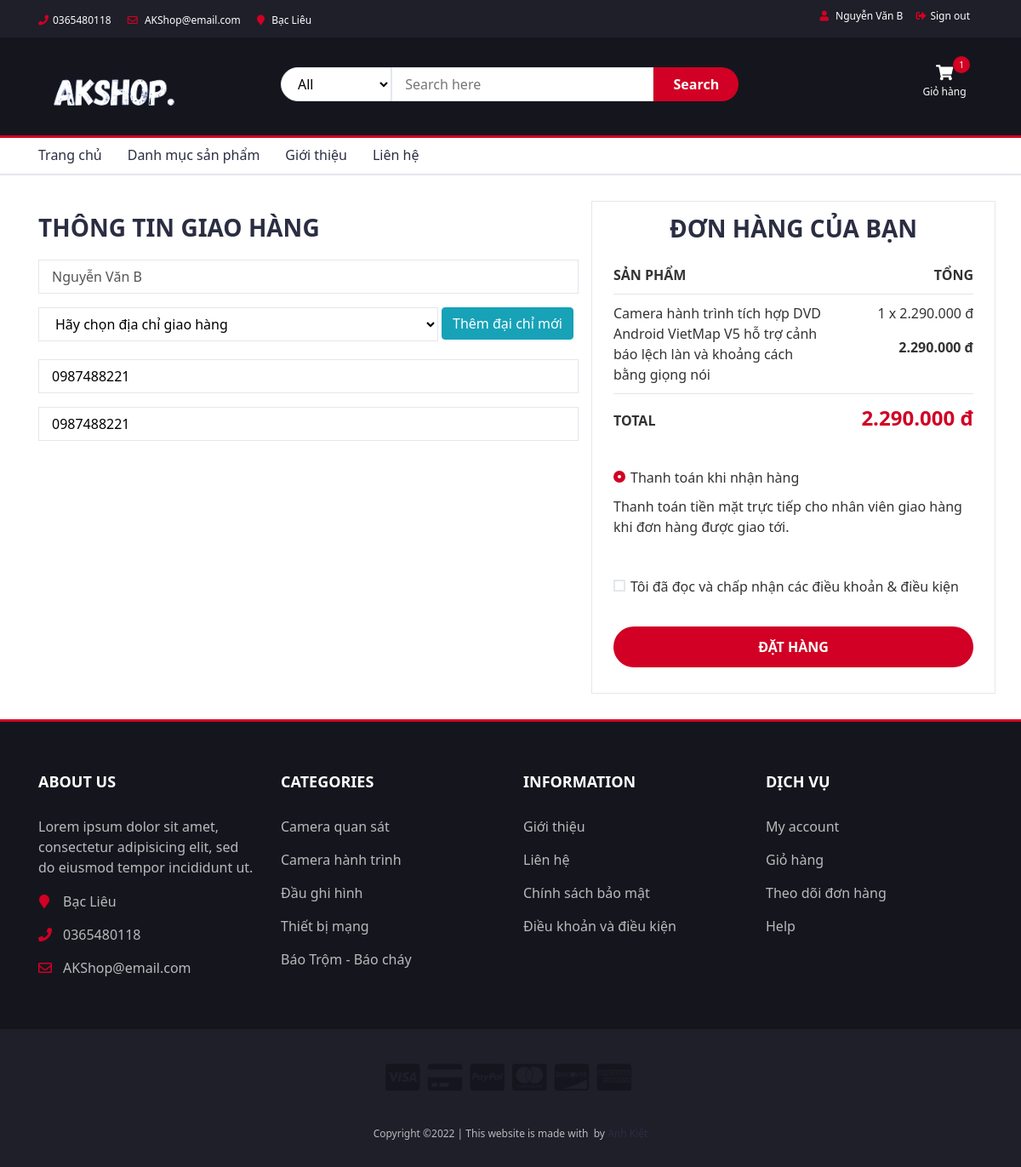
Screenshot of /checkout.php (signed in) with the database file from the repository.
### tables this page shows
CREATE TABLE `giohang` (
  `idGioHang` int(11) NOT NULL,
  `MSHH` int(11) NOT NULL,
  `MSKH` int(11) NOT NULL,
  `TongTien` decimal(10,0) NOT NULL,
  `SoLuong` int(11) NOT NULL
);

CREATE TABLE `hanghoa` (
  `MSHH` int(11) NOT NULL,
  `TenHH` varchar(255) NOT NULL,
  `QuyCach` varchar(255) NOT NULL,
  `Gia` decimal(10,0) NOT NULL,
  `SoLuongHang` int(11) NOT NULL,
  `MaLoaiHang` int(11) NOT NULL,
  `MoTaChiTiet` longtext NOT NULL
);

### checkout.php (the view, shortened to what this page needs)
<?php
    include("./header.php");
?>
 	<form action="" method="POST">
		<div class="section">
			<div class="container">
				<div class="row">
					<div class="col-md-7">
						<div class="billing-details">
							<div class="section-title">
								<h3 class="title" style="margin-bottom: 20px">thông tin giao hàng</h3>
							</div>
							<div class="form-group">
								<input disabled class="input" type="text" name="hoten" placeholder="Họ tên" value="<?= $_SESSION['HoTenKH']?>">
							</div>
							<div class="form-group">
                                <select name="diachi" class="input-select" style="width: 74%;">
                                    <option value="0">Hãy chọn địa chỉ giao hàng</option>
									<?php
										$MSKH = $_SESSION['MSKH'];
												?>
                                </select>
                                <button  class="btn btn-info add-address" id="add-address" style="margin-bottom: 7px; color: #fff; cursor: pointer;">Thêm đại chỉ mới</button>
							</div>
							<div class="form-group">
								<input required class="input" type="tel" name="sodienthoai" placeholder="Số điện thoại" value="<?= $_SESSION['SoDienThoai']?>">
							</div>
							<div class="form-group">
								<input required class="input" type="tel" name="sofax" placeholder="Số Fax" value="<?= $_SESSION['SoFax']?>" readOnly>
							</div>
						</div>
					</div>
					<div class="col-md-5 order-details">
						<div class="section-title text-center">
							<h3 class="title">ĐƠN HÀNG CỦA BẠN</h3>
						</div>
						<div class="order-summary">
							<div class="order-col">
								<div><strong>SẢN PHẨM</strong></div>
								<div><strong>TỔNG</strong></div>
							</div>
							<div class="order-products">
								<?php
									$select_giohang = "SELECT * FROM `giohang`, `hinhhanghoa`, `hanghoa`
                                    				WHERE `giohang`.`MSHH` = `hanghoa`.`MSHH`
                                    				AND `hinhhanghoa`.`MSHH` = `hanghoa`.`MSHH`
                                    				AND `giohang`.`MSKH` = '$MSKH'";
									$query_giohang = mysqli_query($conn, $select_giohang);
									$TongTien = 0;
									$so_sp_trong_gio = mysqli_num_rows($query_giohang);
									if($so_sp_trong_gio > 0){
										while($row_giohang = mysqli_fetch_array($query_giohang)){
											$gia = $row_giohang['Gia'];
											$SoLuong = $row_giohang['SoLuong'];
											?>
												<hr style="margin-top: 0px; margin-bottom: 0px;">
												<div class="order-col">
													<div style="margin-right: 20px !important;"><?=$row_giohang['TenHH']?></div>
													<div style="text-align:right;margin-left:30px;">
														<p><?=$SoLuong?> x <?=Number_format($gia, 0, ',', '.').' đ'?></p>
														<p style="font-weight: bold;"><?= Number_format($SoLuong*$gia, 0, ',', '.').' đ'?></p>
													</div>
												</div>
												<hr style="margin-top: 0px; margin-bottom: 0px;">
											<?php
											$TongTien += ($SoLuong*$gia);
										}
									}
								?>
                                <div class="order-col">
                                    <div><strong>TOTAL</strong></div>
                                    <div><strong class="order-total"><?=Number_format($TongTien, 0, ',', '.').' đ'?></strong></div>
                                </div>
							</div>
						</div>
						<div class="payment-method">
							<div class="input-radio">
								<label for="payment-2">
									<span></span>
									Thanh toán khi nhận hàng
								</label>
								<div class="caption">
									<p>Thanh toán tiền mặt trực tiếp cho nhân viên giao hàng khi đơn hàng được giao tới.</p>
								</div>
							</div>
						</div>
						<div class="input-checkbox">
							<label for="terms">
								<span></span>
								Tôi đã đọc và chấp nhận các điều khoản & điều kiện</a>
							</label>
						</div>
                        <button  name="btndathang" style="width:100%;" class="primary-btn order-submit">ĐẶT HÀNG</button>
					</div>
				</div>
			</div>
		</div>
	</form>
<?php
    include("./footer.php");
?>

### css/index.css (style rules this page uses)
body { font-family: 'Segoe UI', Tahoma, Geneva, Verdana, sans-serif; font-weight: 400; color: #333; }
h1, h2, h3, h4, h5, h6 { color: #2B2D42; font-weight: 700; margin: 0 0 10px; }
.primary-btn { display: inline-block; padding: 12px 30px; background-color: #D10024; border: none; border-radius: 40px; color: #FFF; text-transform: uppercase; font-weight: 700; text-align: center; -webkit-transition: 0.2s all; transition: 0.2s all; }
.input { height: 40px; padding: 0px 15px; border: 1px solid #E4E7ED; background-color: #FFF; width: 100%; }
.input-select { padding: 0px 15px; background: #FFF; border: 1px solid #E4E7ED; height: 40px; }
.input-radio, .input-checkbox { position: relative; display: block; }
.input-radio label, .input-checkbox label { font-weight: 500; min-height: 20px; padding-left: 20px; margin-bottom: 5px; cursor: pointer; }
.input-radio input[type="radio"]+label span, .input-checkbox input[type="checkbox"]+label span { position: absolute; left: 0px; top: 4px; width: 14px; height: 14px; border: 2px solid #E4E7ED; background: #FFF; }
.input-radio input[type="radio"]+label span { border-radius: 50%; }
.input-radio input[type="radio"]+label span:after { content: ""; position: absolute; left: 50%; top: 50%; -webkit-transform: translate(-50%, -50%) scale(0); -ms-transform: translate(-50%, -50%) scale(0); transform: translate(-50%, -50%) scale(0); background-color: #FFF; width: 4px; height: 4px; border-radius: 50%; opacity: 0; -webkit-transition: all 0.2s; transition: all 0.2s; }
.input-checkbox input[type="checkbox"]+label span:after { content: '✔'; position: absolute; top: -2px; left: 1px; font-size: 10px; color: #FFF; opacity: 0; -webkit-transform: scale(0); -ms-transform: scale(0); transform: scale(0); -webkit-transition: all 0.2s; transition: all 0.2s; }
.input-radio input[type="radio"]:checked+label span, .input-checkbox input[type="checkbox"]:checked+label span { background-color: #D10024; border-color: #D10024; }
.input-radio input[type="radio"]:checked+label span:after { opacity: 1; -webkit-transform: translate(-50%, -50%) scale(1); -ms-transform: translate(-50%, -50%) scale(1); transform: translate(-50%, -50%) scale(1); }
.input-radio .caption, .input-checkbox .caption { margin-top: 5px; max-height: 0; overflow: hidden; -webkit-transition: 0.3s max-height; transition: 0.3s max-height; }
.input-radio input[type="radio"]:checked~.caption, .input-checkbox input[type="checkbox"]:checked~.caption { max-height: 800px; }
.section { padding-top: 30px; padding-bottom: 30px; }
.section-title { position: relative; margin-top: 15px; }
.section-title .title { display: inline-block; text-transform: uppercase; margin: 0px; }
.billing-details { margin-bottom: 30px; }
.order-details { position: relative; padding: 0px 25px 30px; border-right: 1px solid #E4E7ED; border-left: 1px solid #E4E7ED; border-bottom: 1px solid #E4E7ED; border-top: 1px solid #E4E7ED; }
.order-summary { margin: 15px 0px; }
.order-summary .order-col { display: table; width: 100%; }
.order-summary .order-col:after { content: ""; display: block; clear: both; }
.order-summary .order-col>div { display: table-cell; padding: 10px 0px; }
.order-summary .order-col>div:first-child { width: calc(100% - 150px); }
.order-summary .order-col>div:last-child { width: 170px; text-align: right; }
.order-summary .order-col .order-total { font-size: 24px; color: #D10024; }
.order-details .payment-method { margin: 30px 0px; }
.order-details .order-submit { display: block; margin-top: 30px; }

### rows the page displays
giohang: MSHH.TenHH "Camera hành trình tích hợp DVD Android VietMap V5 hỗ trợ cảnh báo lệch làn và khoảng cách bằng giọng nói", SoLuong "1", MSHH.Gia "2.290.000", $SoLuong*$gia "2.290.000"

### other values shown
$_SESSION['HoTenKH'] "Nguyễn Văn B"
mysqli_num_rows($query_giohang) "1"
$TongTien "2.290.000"
